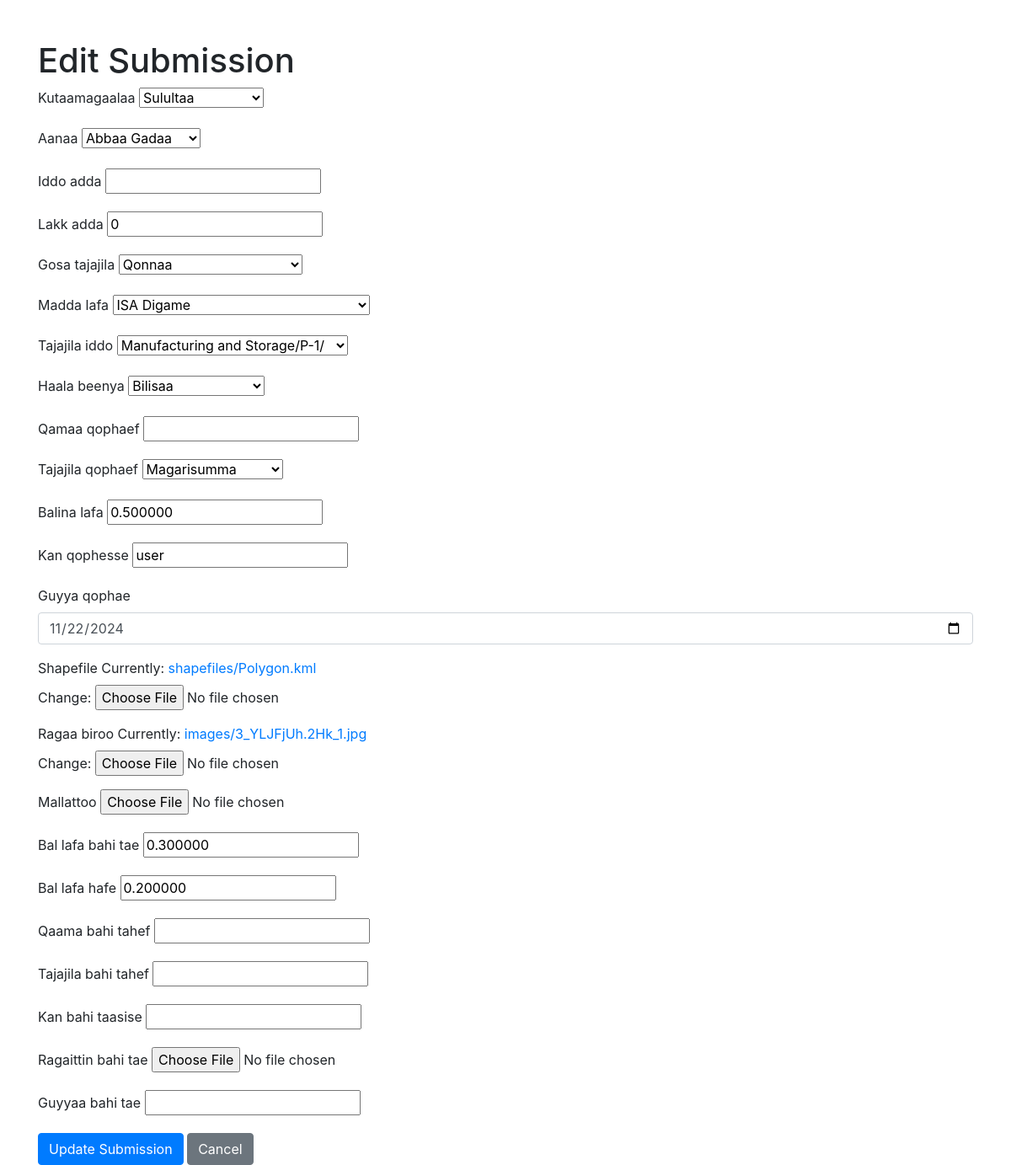
The app's page /shegarland/submission/edit/1/ (signed in) with its own data.
### shegarland/models.py (models this page shows, shortened)
class ShegarLandForm(models.Model):
    Kutaamagaalaa_choices = [
        ('Sulultaa', 'Sulultaa'), ('M/Abbichuu', 'M/Abbichuu'), ('L/Xafoo L/Dadhii', 'L/Xafoo L/Dadhii'),
        ('K/Jiddaa', 'K/Jiddaa'), ('K/faccee', 'K/faccee'), ('Galaan', 'Galaan'),
        ('Furii', 'Furii'), ('G/Guddaa', 'G/Guddaa'), ('Sabbataa', 'Sabbataa'),
        ('M/Nonnoo', 'M/Nonnoo'), ('G/Gujee', 'G/Gujee'), ('Burrayyuu', 'Burrayyuu')
    ]
    madda_lafa_choices = [
        ('ISA Digame', 'ISA Digame'),
        ('Waligalten kan cite', 'Waligalten kan cite'),
        ('Lafa motumma', 'Lafa motumma'),
        ('Lafa walini', 'Lafa walini'),
        ('Lafa benyan itti kaffalame', 'Lafa benyan itti kaffalame'),
        ('Lafa seran ala qabame bankitti debi\'e', 'Lafa seran ala qabame bankitti debi\'e'),
        ('kan biroo', 'kan biroo')
    ]
    haala_beenya_choices = [
        ('Bilisaa', 'Bilisaa'),
        ('Beenyaa kan qabu', 'Beenyaa kan qabu')
    ]
    gosa_tajajila_choices = [
        ('Mana Jireenyaa', 'Mana Jireenyaa'), ('Daldala', 'Daldala'),
        ('Tajajilaa Bulchiinsaa', 'Tajajilaa Bulchiinsaa'), ('Tajajilaa Haw.', 'Tajajilaa Haw.'),
        ('Industirii/Investimenti/', 'Industirii/Investimenti/'), ('Iddoo Bashannanaa', 'Iddoo Bashannanaa'),
        ('Magarisumma', 'Magarisumma'), ('Lafa Bosona', 'Lafa Bosona'),
        ('Duwwaa/Open-Space/', 'Duwwaa/Open-Space/'), ('Qonnaa', 'Qonnaa'),
        ('Dhedicha', 'Dhedicha'), ('Iddo ISAn Digame', 'Iddo ISAn Digame'),
        ('Lafa Albudaa/Quarry Site/', 'Lafa Albudaa/Quarry Site/'), ('Kan biroo', 'Kan biroo')
    ]
    tajajila_qophaef_choices = [
        ('Bankii Lafa', 'Bankii Lafa'), ('Mana jirenya', 'Mana jirenya'),
        ('Daldala', 'Daldala'), ('Tajajilaa Bulchi', 'Tajajilaa Bulchi'),
        ('Tajajilaa Haw.', 'Tajajilaa Haw.'), ('Investimenti', 'Investimenti'),
        ('IMX', 'IMX'), ('Magarisumma', 'Magarisumma'),
        ('Innishetivif', 'Innishetivif'), ('Tajajila babalifanna', 'Tajajila babalifanna'),
        ('Qonnaa', 'Qonnaa'), ('Tajajila yeroof', 'Tajajila yeroof'),
        ('Tajaajila Babal', 'Tajaajila Babal')
    ]
    Aanaa_choices = [
        ('Abbaa Gadaa', 'Abbaa Gadaa'), ('wasarbii', 'wasarbii'),
        ('Tufaa munaa', 'Tufaa munaa'), ('A/M/Abbichuu', 'A/M/Abbichuu'),
        ('Eekkaa Daallee', 'Eekkaa Daallee'), ('Lagaa Dambal', 'Lagaa Dambal'),
        ('Ekkaa Sadeen', 'Ekkaa Sadeen'), ('Haroo Qullit', 'Haroo Qullit'),
        ('Dire_Sokkoruu', 'Dire Sokorruu'), ('Kuraa Jidda', 'Kuraa Jidda'),
        ('Galaan Arabsaa', 'Galaan Arabsaa'), ('Waddeessa', 'Waddeessa'),
        ('Tulluu Dimtuu', 'Tulluu Dimtuu'), ('Siidaa awaash', 'Siidaa awaash'),
        ('Galaan', 'Galaan'), ('Andoodee', 'Andoodee'), ('Mudaa Furii', 'Mudaa Furii'),
        ('Caffe karaabuu', 'Caffe karaabuu'), ('Gadaa Faajjii', 'Gadaa Faajjii'),
        ('Galaan Guddaa', 'Galaan Guddaa'), ('Lakkulee gejjaa', 'Lakkulee gejjaa'),
        ('Daalattii', 'Daalattii'), ('Wacacaa', 'Wacacaa'),
        ('Mogolee', 'Mogolee'), ('Caffee', 'Caffee'), ('M/gafarsaa', 'M/gafarsaa'),
        ('Nonnoo', 'Nonnoo'), ('Beeroo', 'Beeroo'), ('B/Kattaa', 'B/Kattaa'),
        ('L/kattaa', 'L/kattaa'), ('A/diimaa', 'A/diimaa'), ('G/burrayyuu', 'G/burrayyuu'),
        ('Egduu ilalaa', 'Egduu ilalaa'), ('Gujee', 'Gujee'), ('Koloboo', 'Koloboo')
    ]
    tajajila_iddo_choices = [
        ('Adminstration/AD/', 'Adminstration/AD/'), ('Commercial/CO/', 'Commercial/CO/'),
        ('Eco_Tourism/RE-5/', 'Eco_Tourism/RE-5/'), ('Formal Green', 'Formal Green'),
        ('Recreational & Environmental/RE/', 'Recreational & Environmental/RE/'),
        ('Open Spaces and Sport Centers', 'Open Spaces and Sport Centers'),
        ('Pure Residence/R/', 'Pure Residence/R/'),
        ('Mixid Residence/R-2/', 'Mixid Residence/R-2/'),
        ('Manufacturing and Storage/P-1/', 'Manufacturing and Storage/P-1/'),
        ('Social Service/S/', 'Social Service/S/'),
        ('Special Function', 'Special Function'),
        ('Special residence', 'Special residence'),
        ('Transport', 'Transport'),
        ('Urban Agriculture/UA/', 'Urban Agriculture'),
        ('Logestic and Free Trade Zone', 'Logestic and Free Trade Zone'),
        ('River and Arteficial Lake', 'River and Arteficial Lake'),
        ('High Density Mixed Residence', 'High Density Mixed Residence')
    ]
    Kutaamagaalaa = models.CharField(max_length=50, choices=Kutaamagaalaa_choices)
    Aanaa = models.CharField(max_length=50, choices=Aanaa_choices)
    iddo_adda = models.CharField(max_length=30, blank=True, null=True)
    lakk_adda = models.IntegerField(default=0, blank=True, null=True)
    gosa_tajajila = models.CharField(max_length=50, choices=gosa_tajajila_choices, blank=True, null=True)
    madda_lafa = models.CharField(max_length=50, choices=madda_lafa_choices)
    tajajila_iddo = models.CharField(max_length=60, choices=tajajila_iddo_choices)
    haala_beenya = models.CharField(max_length=20, choices=haala_beenya_choices)
    qamaa_qophaef = models.CharField(max_length=50, blank=True, null=True)
    tajajila_qophaef = models.CharField(max_length=50, choices=tajajila_qophaef_choices)
    balina_lafa = models.DecimalField(max_digits=6, decimal_places=6, default=0.0)
    kan_qophesse = models.CharField(max_length=40, default='user', blank=True, null=True)
    guyya_qophae = models.DateField()
    guyya_galmae = models.DateField(null=True, blank=True, default=datetime.date.today)
    shapefile = models.FileField(upload_to='shapefiles/')
    Ragaa_biroo = models.ImageField(upload_to='images/')
    user = models.ForeignKey(User, on_delete=models.CASCADE, null=True, blank=True)
    ragaittin_bahi_tae = models.ImageField(upload_to='images/', blank=True, null=True)
    Mallattoo = models.ImageField(upload_to='images/', blank=True, null=True)
    guyyaa_bahi_tae = models.DateField(blank=True, null=True)
    bal_lafa_bahi_tae = models.DecimalField(max_digits=6, decimal_places=6, default=0.0,blank=True, null=True)
    bal_lafa_hafe = models.DecimalField(max_digits=6, decimal_places=6, default=0.0,blank=True, null=True)
    qaama_bahi_tahef = models.CharField(max_length=40, blank=True, null=True)
    tajajila_bahi_tahef = models.CharField(max_length=40, blank=True, null=True)
    kan_bahi_taasise = models.CharField(max_length=255, blank=True, null=True)

### shegarland/views.py (the view)
# urls.py: path('submission/edit/<int:submission_id>/', edit_submission, name='edit_submission'),
@login_required
def edit_submission(request, submission_id):
    submission = get_object_or_404(ShegarLandForm, id=submission_id)
    admin_only_fields = ['field1', 'field2', 'field3']  # Replace with the actual field names
    if request.method == 'POST':
        form = ShegarLandFormForm(request.POST, request.FILES, instance=submission)
        if form.is_valid():
            form.save()
            messages.success(request, 'Your submission has been updated!')
            return redirect('admin_dashboard')  # Adjust the redirect as needed
    else:
        form = ShegarLandFormForm(instance=submission)
    return render(request, 'shegarland/edit_submission.html', {
        'form': form,
        'submission': submission,
        'admin_only_fields': admin_only_fields
    })

### shegarland/forms.py (shortened to what this page needs)
class ShegarLandFormForm(forms.ModelForm):
    guyya_qophae = forms.DateField(
        widget=forms.DateInput(attrs={
            'type': 'date',
            'class': 'form-control',
        })
    )
    class Meta:
        model = ShegarLandForm
        fields = [
            'Kutaamagaalaa', 'Aanaa', 'iddo_adda', 'lakk_adda', 'gosa_tajajila',
            'madda_lafa', 'tajajila_iddo', 'haala_beenya','qamaa_qophaef',
            'tajajila_qophaef', 'balina_lafa', 'kan_qophesse', 'guyya_qophae',
            'shapefile', 'Ragaa_biroo', 'Mallattoo',
            'bal_lafa_bahi_tae', 'bal_lafa_hafe',
            'qaama_bahi_tahef', 'tajajila_bahi_tahef',
            'kan_bahi_taasise', 'ragaittin_bahi_tae', 'guyyaa_bahi_tae',
        ]
    def __init__(self, *args, **kwargs):  # Corrected from _init to _init_
        user = kwargs.pop('user', None)  # Extract user from kwargs
        print("Initializing form with user:", user)  # Debug print
        super(ShegarLandFormForm, self).__init__(*args, **kwargs)  # Call the parent constructor

### shegarland/context_processors.py (called while the page is built)
def unread_notifications_count(request):
    if request.user.is_authenticated:
        return {
            'unread_notifications_count': Notification.objects.filter(user=request.user, is_read=False).count()
        }
    return {
        'unread_notifications_count': 0
    }

### shegarland/templates/shegarland/edit_submission.html (shortened to what this page needs)
<!DOCTYPE html>
<html lang="en">
<head>
    <link rel="stylesheet" href="https://maxcdn.bootstrapcdn.com/bootstrap/4.5.2/css/bootstrap.min.css">
</head>
<body>
    <div class="container mt-5">
        <h1>Edit Submission</h1>
        <form method="POST" action="{% url 'edit_submission' submission.id %}" enctype="multipart/form-data">
            {% for field in form %}
                <div class="form-group">
                    <label for="{{ field.id_for_label }}" class="{% if field.field.required %}required-field{% endif %}">
                        {{ field.label }}
                    </label>
                    {% if field.name in admin_only_fields %}
                        {% if user.is_superuser %}
                            {{ field }}
                            <small class="form-text text-muted">Editable by administrators only</small>
                        {% else %}
                            <input type="text" class="form-control" value="{{ field.value }}" readonly>
                            <small class="form-text text-muted">Admin-only field, not editable</small>
                        {% endif %}
                    {% else %}
                        {{ field }}
                    {% endif %}
                </div>
            {% endfor %}
            <button type="submit" class="btn btn-primary">Update Submission</button>
            <a href="{% url 'admin_dashboard' %}" class="btn btn-secondary">Cancel</a>
        </form>

### records on screen
ShegarLandForm: form "Sulultaa" "Abbaa Gadaa" "0" "Qonnaa" "ISA Digame" "Manufacturing and Storage/P-1/" "Bilisaa" "Magarisumma" "0.500000" "user" "11/22/2024" "0.300000" "0.200000"

### other values on screen
{{ field.label }} "Kutaamagaalaa" "Aanaa" "Iddo adda" "Lakk adda" "Gosa tajajila" "Madda lafa" "Tajajila iddo" "Haala beenya" "Qamaa qophaef" "Tajajila qophaef" "Balina lafa" "Kan qophesse" "Guyya qophae" "Shapefile" "Ragaa biroo" "Mallattoo" "Bal lafa bahi tae" "Bal lafa hafe" "Qaama bahi tahef" "Tajajila bahi tahef" "Kan bahi taasise" "Ragaittin bahi tae" "Guyyaa bahi tae"
